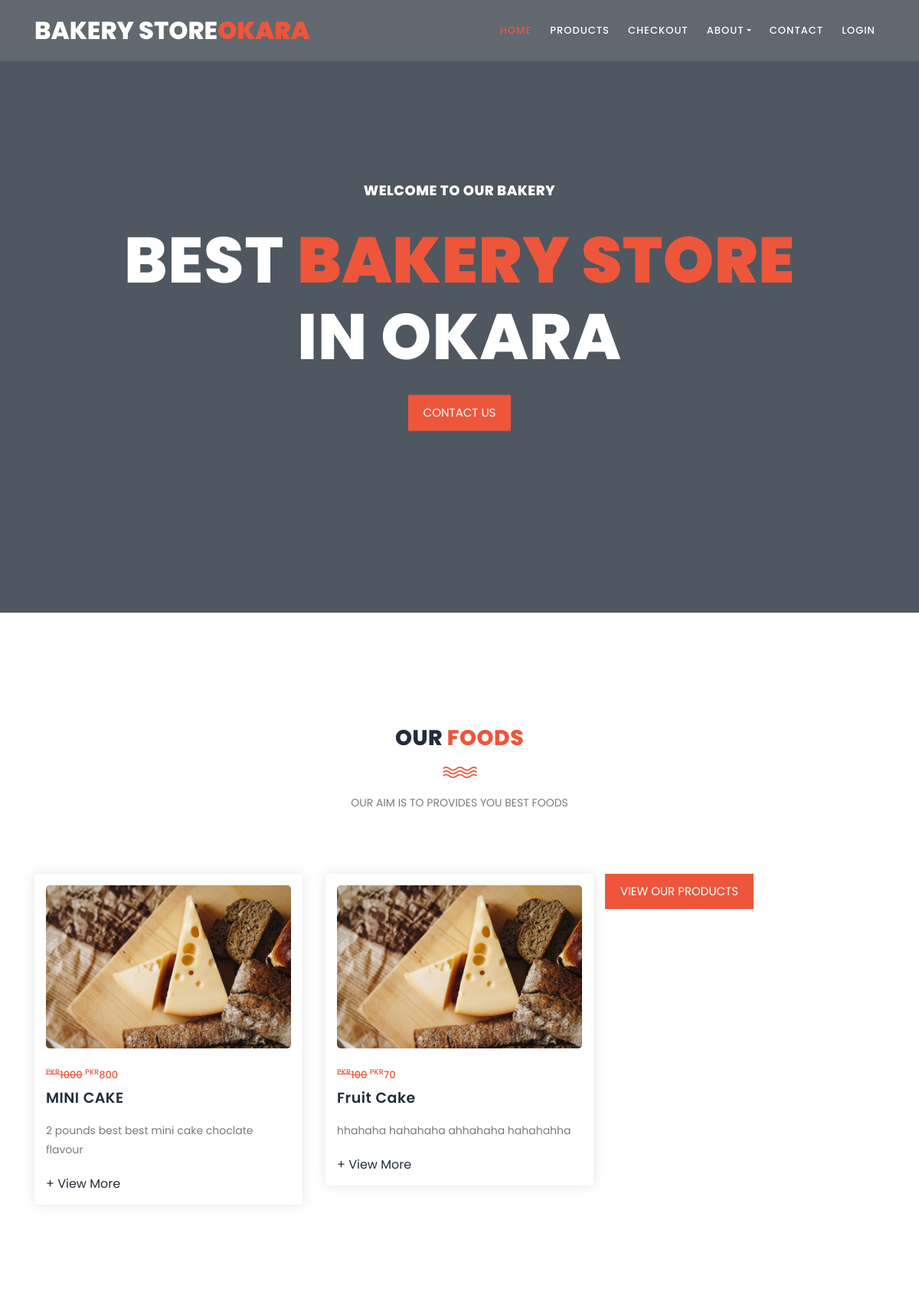
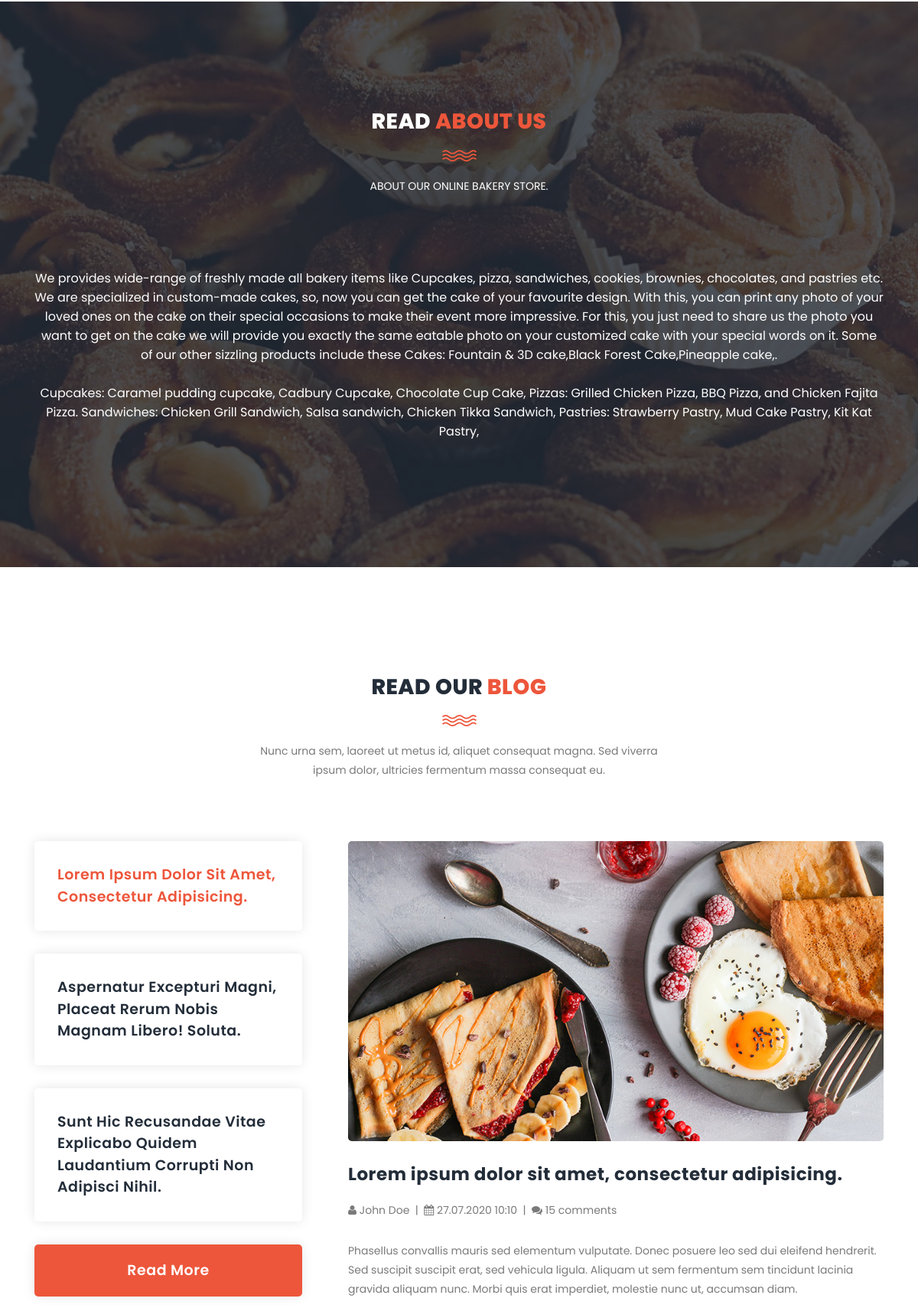
The page / (upper part) on the database its author committed (2 pictures, top to bottom).
### mangement/models.py (models this page shows, shortened)
class Product(models.Model):
    Product_Name=models.CharField(max_length=50)
    Product_Price=models.IntegerField()
    Product_Discount=models.IntegerField()
    Product_Description=models.CharField(max_length=150)
    Product_img=models.ImageField(upload_to='images')

### mangement/views.py (the view)
# urls.py: path('', views.index, name="index"),
def index(request):
    p = Product.objects.all()
    return render(request, 'mangement/index.html',{'product':p})

### templates/mangement/index.html (shortened to what this page needs)
<!DOCTYPE html>
<html lang="en">
    {% load static  %}
  <head>
    <link rel="stylesheet" type="text/css" href="{% static '/css/bootstrap.min.css'%}">
    <link rel="stylesheet" type="text/css" href="{% static '/css/font-awesome.css'%}">
    <link rel="stylesheet" href="{% static '/css/style.css'%}">
    </head>
    <body>
    <header class="header-area header-sticky">
        <div class="container">
            <div class="row">
                <div class="col-12">
                    <nav class="main-nav">
                        <a href="{%  url 'index' %}" class="logo">Bakery Store<em>Okara</em></a>
                        <ul class="nav">
                            <li><a href="{%  url 'index' %}" class="active">Home</a></li>
                            <li><a href="{%  url 'products' %}">Products</a></li>
                            <li><a href="{%  url 'checkout' %}">Checkout</a></li>
                            <li class="dropdown">
                                <a class="dropdown-toggle" data-toggle="dropdown" href="#" role="button" aria-haspopup="true" aria-expanded="false">About</a>
                            </li>
                            <li><a href="{%  url 'contact' %}">Contact</a></li>
                            <li><a href="{%  url 'login' %}">Login</a></li>
                        </ul>
                    </nav>
                </div>
            </div>
        </div>
    </header>
    <div class="main-banner" id="top">
        <video autoplay muted loop id="bg-video">
            <source src="{% static '/images/video4.mp4'%}" type="video/mp4" />
        </video>
        <div class="video-overlay header-text">
            <div class="caption">
                <h6>WELCOME TO OUR BAKERY</h6>
                <h2>Best <em>Bakery store</em> in Okara</h2>
                <div class="main-button">
                    <a href="{% url 'contact' %}">Contact us</a>
                </div>
            </div>
        </div>
    </div>
    <section class="section" id="trainers">
        <div class="container">
            <div class="row">
                <div class="col-lg-6 offset-lg-3">
                    <div class="section-heading">
                        <h2>Our <em>Foods</em></h2>
                        <img src="{% static '/images/line-dec.png'%}" alt="">
                        <p>OUR AIM IS TO PROVIDES YOU BEST FOODS</p>
                    </div>
                </div>
            </div>
            <div class="row">
                {% for data in product %}
                <div class="col-lg-4">
                    <div class="trainer-item">
                        <div class="image-thumb">
                            <img src="{% static '/images/product-4-720x480.jpg'%}" alt="">
                        </div>
                        <div class="down-content">
                            <span>
                                <del><sup>PKR</sup>{{data.Product_Price}}</del> <sup>PKR</sup>{{data.Product_Discount}}
                            </span>
                            <h4>{{data.Product_Name}}</h4>
                            <p>{{data.Product_Description}}</p>
                            <ul class="social-icons">
                                <li><a href="{%  url 'product-details' %}">+ View More</a></li>
                            </ul>
                        </div>
                    </div>
                </div>
            <br>
            {% endfor %}
            <div class="main-button text-center">
                <a href="{% url 'products' %}">View our products</a>
            </div>
        </div>
    </section>
    <section class="section section-bg" id="schedule" style="background-image: url('{% static '/images/about-fullscreen-11-1920x700.jpg'%}')">
        <div class="container">
            <div class="row">
                <div class="col-lg-6 offset-lg-3">
                    <div class="section-heading dark-bg">
                        <h2>Read <em>About Us</em></h2>
                        <img src="{% static '/images/line-dec.png'%}" alt="">
                        <p>ABOUT OUR ONLINE BAKERY STORE.</p>
                    </div>
                </div>
            </div>
            <div class="row">
                <div class="col-lg-12">
                    <div class="cta-content text-center">
                        <p>We provides wide-range of freshly made all bakery items like Cupcakes, pizza, sandwiches, cookies, brownies, chocolates, and pastries etc. We are specialized in custom-made cakes, so, now you can get the cake of your favourite design. With this, you can print any photo of your loved ones on the cake on their special occasions to make their event more impressive. For this, you just need to share us the photo you want to get on the cake we will provide you exactly the same eatable photo on your customized cake with your special words on it. Some of our other sizzling products include these Cakes:
                        Fountain & 3D cake,Black Forest Cake,Pineapple cake,.</p>
                        <p>Cupcakes:
                            Caramel pudding cupcake,
                            Cadbury Cupcake,
                            Chocolate Cup Cake,
                            Pizzas:
                            Grilled Chicken Pizza,
                            BBQ Pizza, and
                            Chicken Fajita Pizza.
                            Sandwiches:
                            Chicken Grill Sandwich,
                            Salsa sandwich,
                            Chicken Tikka Sandwich,
                            Pastries:
                            Strawberry Pastry,
                            Mud Cake Pastry,
                            Kit Kat Pastry,</p>
                    </div>
                </div>
            </div>
        </div>
    </section>
     <section class="section" id="our-classes">
        <div class="container">
            <div class="row">
                <div class="col-lg-6 offset-lg-3">
                    <div class="section-heading">
                        <h2>Read our <em>Blog</em></h2>
                        <img src="{% static '/images/line-dec.png'%}" alt="">
                        <p>Nunc urna sem, laoreet ut metus id, aliquet consequat magna. Sed viverra ipsum dolor, ultricies fermentum massa consequat eu.</p>
                    </div>
                </div>
            </div>
            <div class="row" id="tabs">
              <div class="col-lg-4">
                <ul>
                  <li><a href='#tabs-1'>Lorem ipsum dolor sit amet, consectetur adipisicing.</a></li>
                  <li><a href='#tabs-2'>Aspernatur excepturi magni, placeat rerum nobis magnam libero! Soluta.</a></li>
                  <li><a href='#tabs-3'>Sunt hic recusandae vitae explicabo quidem laudantium corrupti non adipisci nihil.</a></li>
                  <div class="main-rounded-button"><a href="{%  url 'blog' %}">Read More</a></div>
                </ul>
              </div>
              <div class="col-lg-8">
                <section class='tabs-content'>
                  <article id='tabs-1'>
                    <img src="{% static '/images/blog-image-11-940x460.jpg'%}" alt="">
                    <h4>Lorem ipsum dolor sit amet, consectetur adipisicing.</h4>
                    <p><i class="fa fa-user"></i> John Doe &nbsp;|&nbsp; <i class="fa fa-calendar"></i> 27.07.2020 10:10 &nbsp;|&nbsp; <i class="fa fa-comments"></i>  15 comments</p>
                    <p>Phasellus convallis mauris sed elementum vulputate. Donec posuere leo sed dui eleifend hendrerit. Sed suscipit suscipit erat, sed vehicula ligula. Aliquam ut sem fermentum sem tincidunt lacinia gravida aliquam nunc. Morbi quis erat imperdiet, molestie nunc ut, accumsan diam.</p>
                  </article>
                </section>
              </div>
            </div>
        </div>
    </section>
  </body>
</html>

### rows shown on the page
Product: Product_Price "1000", Product_Discount "800", Product_Name "MINI CAKE", Product_Description "2 pounds best best mini cake choclate flavour"
Product: Product_Price "100", Product_Discount "70", Product_Name "Fruit Cake", Product_Description "hhahaha hahahaha ahhahaha hahahahha"
